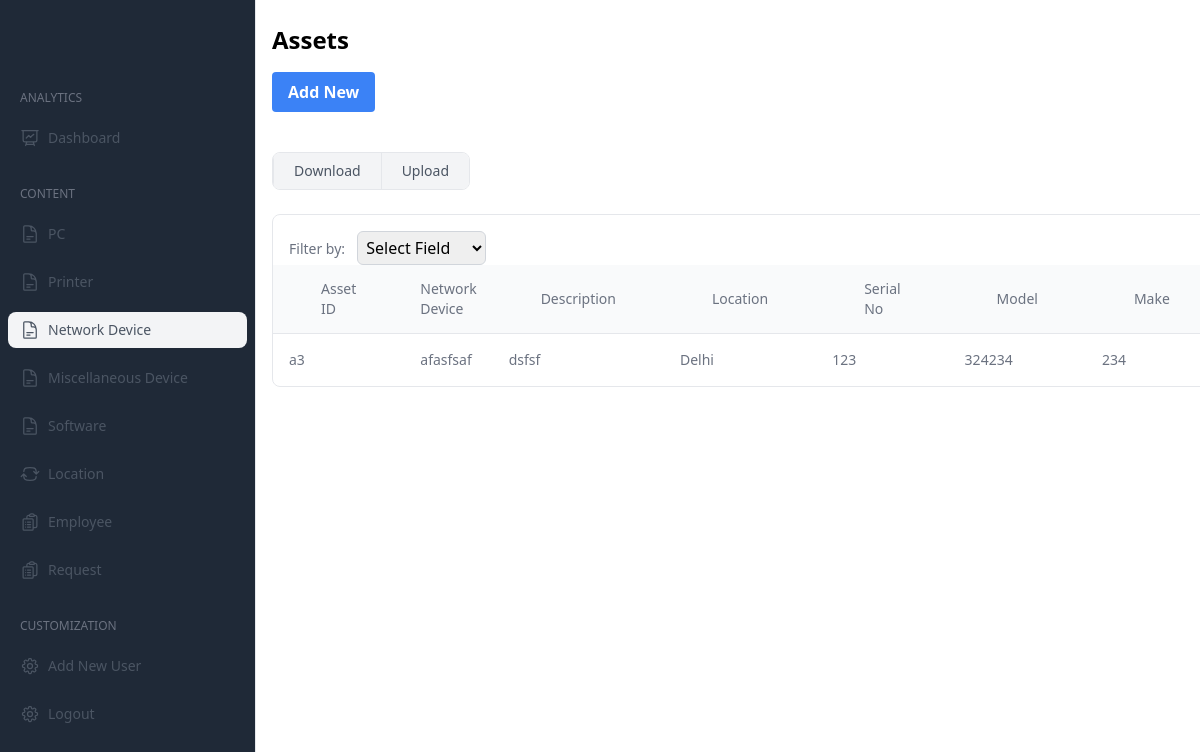
/networkDevice/ (signed in), run on an earlier commit of the app's database.
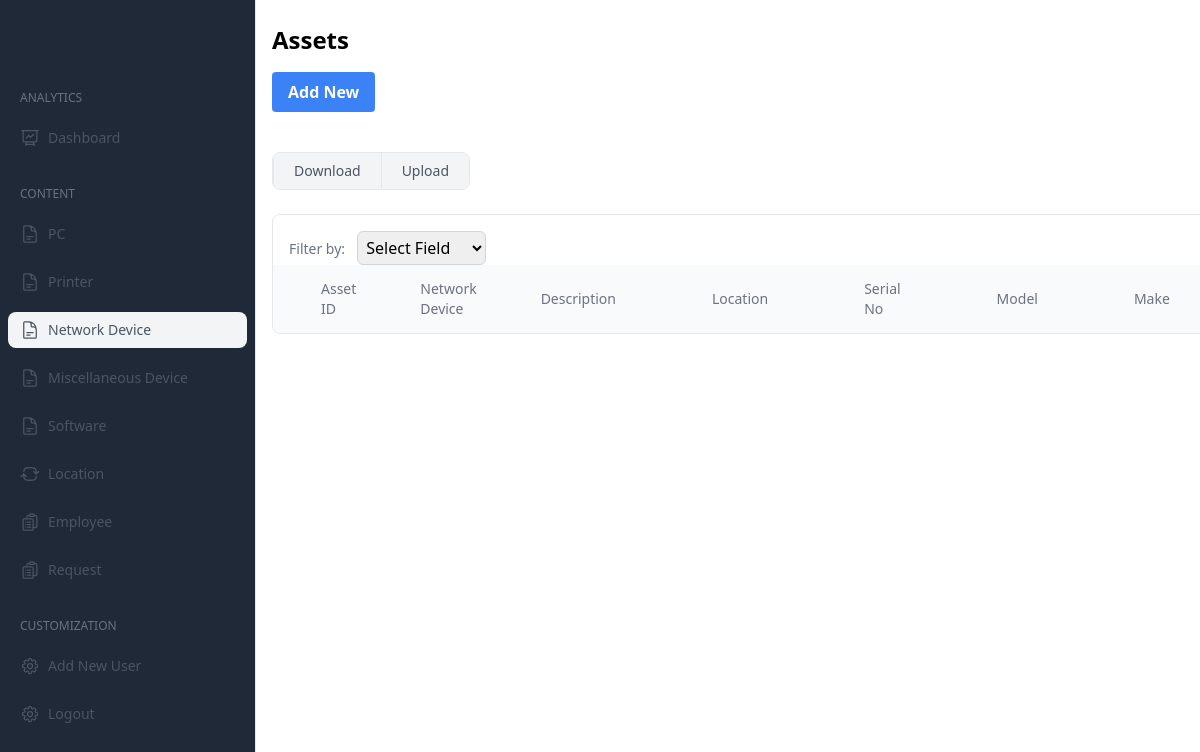
And on a later commit of the database.
### network_device/models.py (models this page shows, shortened)
class NetworkDevice(models.Model):
    asset_id=models.CharField(max_length=6,null=True)
    device_name=models.CharField(max_length=20,null=True)
    desc=models.CharField(max_length=50)
    location=models.ForeignKey(Location,on_delete=models.PROTECT,null=True)
    serial_no=models.CharField(max_length=20)
    model=models.CharField(max_length=20)
    make=models.CharField(max_length=20)
    catagory=models.CharField(max_length=20,null=True)
    price=models.CharField(max_length=15)
    buy_date=models.DateField(default=datetime.date.today)
    warranty=models.IntegerField()
    ip_address=models.CharField(max_length=20)
    status=models.CharField(max_length=50,null=True)
    expiry = models.DateField(null=True, blank=True)
    employee=models.ForeignKey(Employees,on_delete=models.PROTECT,null=True)

### location/models.py (models this page shows)
class Location(models.Model):
    location_name = models.CharField(max_length=50)
    def __str__(self):
        return self.location_name

### network_device/views.py (the view, shortened to what this page needs)
# urls.py: path('networkDevice/',ndviews.NetworkDevicePage,name="nd_page"),
@login_required
def NetworkDevicePage(req):
    if req.method=='GET':
        pdata=PC.objects.all()
        edata=Employees.objects.all()
        ldata=Location.objects.all()
        sdata=Software.objects.all()
        prdata=Printer.objects.all()
        nddata=NetworkDevice.objects.all()
        flag=3
        loc=""
        if req.user.is_authenticated:
            user = req.user
            if hasattr(user, 'myuser'):
                role = user.myuser.role
                if role=='superadmin':
                    flag=0
                elif role=='admin':
                    flag=1
                elif role=='itmanager':
                    flag=2
                    loc=user.myuser.location
                elif role=='employee':
                    flag=3
        data={
            'loc':loc,
            'flag':flag,
            'nddata':nddata,
            'prdata':prdata,
            'pdata':pdata,
            'ldata':ldata,
            'sdata':sdata,
            'edata':edata
        }
        return render(req,"NetworkDevice.html",data)

### Employee/models.py (called while the page is built)
    def __str__(self):
        return self.employee_name

### templates/NetworkDevice.html (shortened to what the changed rows need)
<!DOCTYPE html>
<html lang="en">
<head>
  <link href="https://cdn.jsdelivr.net/npm/tailwindcss@2.2.17/dist/tailwind.min.css" rel="stylesheet">
</head>
<body>
  <div  class="flex h-screen bg-gray-200">
    <div class="flex-1 flex flex-col overflow-hidden">
      <main class="flex-1 overflow-x-auto bg-white">
        <div class="container mx-auto py-6 px-4">
          <h1 class="text-2xl font-semibold mb-4">Assets</h1>
          <div id="tableBody" class="flex flex-col mt-6">
            <div class="-mx-4 -my-2 overflow-x-auto sm:-mx-6 lg:-mx-8">
                <div class="inline-block min-w-full py-2 align-middle md:px-6 lg:px-8">
                    <div class="overflow-hidden border border-gray-200 dark:border-gray-700 md:rounded-lg">
                        <table class="min-w-full divide-y divide-gray-200 dark:divide-gray-700">
                            <thead class="bg-gray-50 dark:bg-gray-800">
                                <tr>
                                  <th scope="col" class="px-12 py-3.5 text-sm font-normal text-left rtl:text-right text-gray-500 dark:text-gray-400">
                                    Asset ID
                                </th>
                                    <th scope="col" class="py-3.5 px-4 text-sm font-normal text-left rtl:text-right text-gray-500 dark:text-gray-400">
                                            Network Device
                                    </th>
                                    <th scope="col" class="px-12 py-3.5 text-sm font-normal text-left rtl:text-right text-gray-500 dark:text-gray-400">
                                      Description
                                  </th>
                                    <th scope="col" class="px-12 py-3.5 text-sm font-normal text-left rtl:text-right text-gray-500 dark:text-gray-400">
                                      Location
                                  </th>
                                  <th scope="col" class="px-12 py-3.5 text-sm font-normal text-left rtl:text-right text-gray-500 dark:text-gray-400">
                                    Serial No
                                </th>
                                <th scope="col" class="px-12 py-3.5 text-sm font-normal text-left rtl:text-right text-gray-500 dark:text-gray-400">
                                  Model
                              </th>
                          <th scope="col" class="px-12 py-3.5 text-sm font-normal text-left rtl:text-right text-gray-500 dark:text-gray-400">
                            Make
                        </th>
                                </tr>
                            </thead>
                            <tbody>
                              {%for n in nddata%}
                                <tr>
                                  <td class="px-4 py-4 text-sm font-medium whitespace-nowrap text-gray-500 dark:text-gray-400">
                                    {{n.asset_id}}
                                  </td>
                                  <td class="px-4 py-4 text-sm font-medium whitespace-nowrap text-gray-500 dark:text-gray-400">
                                    {{n.device_name}}
                                  </td>
                                  <td class="px-4 py-4 text-sm font-medium whitespace-nowrap text-gray-500 dark:text-gray-400">
                                    {{n.desc}}
                                  </td>
                                  <td class="px-4 py-4 text-sm font-medium whitespace-nowrap text-gray-500 dark:text-gray-400">
                                    {{n.location}}
                                  </td>
                                  <td class="px-4 py-4 text-sm font-medium whitespace-nowrap text-gray-500 dark:text-gray-400">
                                    {{n.serial_no}}
                                  </td>
                                  <td class="px-4 py-4 text-sm font-medium whitespace-nowrap text-gray-500 dark:text-gray-400">
                                    {{n.model}}
                                  </td>
                                  <td class="px-4 py-4 text-sm font-medium whitespace-nowrap text-gray-500 dark:text-gray-400">
                                    {{n.make}}
                                  </td>
                                </tr>
                                {%endfor%}
                            </tbody>
                        </table>
                    </div>
                </div>
            </div>
        </div>
      </html>
</body>
</html>

What changed in the data, as far as the page shows it:
removed NetworkDevice: asset_id "a3", device_name "afasfsaf", desc "dsfsf", location "Delhi", serial_no "123", model "324234", make "234"
